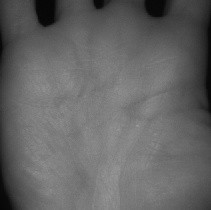
#> input picture models_ssdlite_mobilenetv3/runs/rois/img_1_roi1_1.000.jpg, 211 x 210 px
$ python -i vein_enhancement.py   (imports and definitions only)
#> lines starting #> are read from the running program, lines starting #| are printed output that depends on the picture
#> further down, picture is the input picture: shape (210, 211, 3); min 5, max 157, mean 100.4
# -*- coding: utf-8 -*-
"""
Module tăng cường cấu trúc tĩnh mạch lòng bàn tay (Palm-Vein Enhancement).
Hỗ trợ CLAHE (Contrast Limited Adaptive Histogram Equalization) và lọc hình thái học/Gabor.
"""

from typing import Tuple, Optional
import cv2
import numpy as np


class VeinEnhancer:
    """Tăng cường độ tương phản mạch máu dưới da từ ảnh ROI bàn tay."""

    def __init__(
        self,
        clip_limit: float = 2.5,
        tile_grid_size: Tuple[int, int] = (8, 8),
        target_size: Tuple[int, int] = (224, 224),
    ):
        self.clip_limit = clip_limit
        self.tile_grid_size = tile_grid_size
        self.target_size = target_size
        self.clahe = cv2.createCLAHE(
            clipLimit=self.clip_limit,
            tileGridSize=self.tile_grid_size
        )

    def enhance(
        self,
        bgr_image: np.ndarray,
        return_rgb: bool = True
    ) -> np.ndarray:
        """
        Nhận ảnh BGR ROI, chuẩn hóa kích thước, áp dụng CLAHE và làm mịn vi mô.

        Args:
            bgr_image: Ảnh BGR ROI cắt từ lòng bàn tay.
            return_rgb: Nếu True, chuyển ảnh kết quả về RGB 3 kênh để đưa vào backbone CNN.
        """
#> called with return_rgb = True
        if bgr_image is None or bgr_image.size == 0:
            raise ValueError("Input image is empty or None")

        if len(bgr_image.shape) == 3:
            gray = cv2.cvtColor(bgr_image, cv2.COLOR_BGR2GRAY)
        else:
            gray = bgr_image

        # Resize chuẩn hóa kích thước phục vụ recognition backbone
        if gray.shape[:2] != self.target_size:
            gray = cv2.resize(gray, self.target_size, interpolation=cv2.INTER_AREA)
#> gray: shape (224, 224)

        # Cân bằng lược đồ màu thích ứng cục bộ (làm nổi mạch máu)
        enhanced = self.clahe.apply(gray)
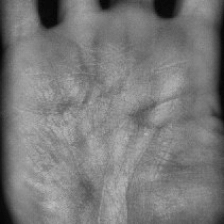
#> enhanced: shape (224, 224); min 3, max 189, mean 122.1

        # Lọc nhiễu hạt nhẹ
        denoised = cv2.GaussianBlur(enhanced, (3, 3), 0)

        if return_rgb:
            return cv2.cvtColor(denoised, cv2.COLOR_GRAY2RGB)
        return denoised

>>> import cv2
>>> picture = cv2.imread('../../runs/rois/img_1_roi1_1.000.jpg')
>>> result = VeinEnhancer().enhance(picture)

$ run again, on models_ssdlite_mobilenetv3/runs/rois/img_2_roi1_1.000.jpg
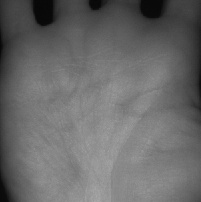
#> input picture models_ssdlite_mobilenetv3/runs/rois/img_2_roi1_1.000.jpg, 201 x 202 px
#> picture is the input picture: shape (202, 201, 3); min 6, max 168, mean 105.3
#> in enhance, `enhanced = self.clahe.apply(gray)`:
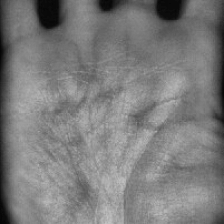
#> enhanced: shape (224, 224); min 4, max 195, mean 124

$ run again, on models_ssdlite_mobilenetv3/runs/rois/img_3_roi1_1.000.jpg
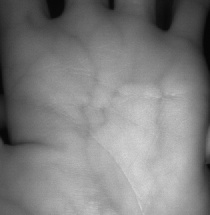
#> input picture models_ssdlite_mobilenetv3/runs/rois/img_3_roi1_1.000.jpg, 210 x 215 px
#> picture is the input picture: shape (215, 210, 3); min 5, max 214, mean 126.4
#> in enhance, `enhanced = self.clahe.apply(gray)`:
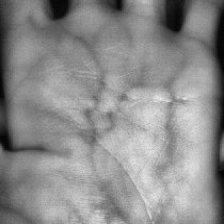
#> enhanced: shape (224, 224); min 3, max 233, mean 139.8

$ run again, on models_ssdlite_mobilenetv3/runs/rois/img_4_roi1_1.000.jpg
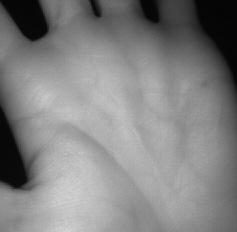
#> input picture models_ssdlite_mobilenetv3/runs/rois/img_4_roi1_1.000.jpg, 237 x 232 px
#> picture is the input picture: shape (232, 237, 3); min 3, max 214, mean 129.8
#> in enhance, `enhanced = self.clahe.apply(gray)`:
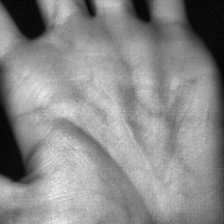
#> enhanced: shape (224, 224); min 3, max 234, mean 138
